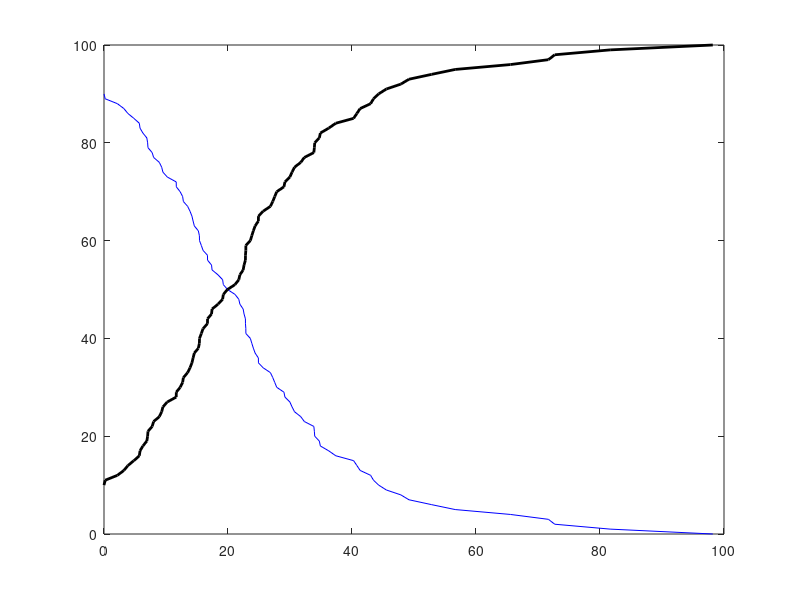

This figure's MATLAB source:
function Multiscale_hybrid_1()

% For 'Multiscale_hybrid_1', we assume that the within-host subsystem has
% reached its steady states, i.e. we have constant W-H subsystem. 

clc
clear

[~, ~, T_realtime, infect_timepoint] = CTMC_BH_driver(); 
% Note that 'infect_timepoint' is an array recording the timestamp where a
% new infection happens. 

% Parameter of interest in terms of real time, t: 
THETA_I = zeros(size(T_realtime)) * nan; 

% We firstly assume that our Within-Host subsystem is constant:
[T_SS, ~, V_SS] = const_WH();
%%%%%%%%%%%%%%%%%%%%%%%%%%%%%%%%%%%%%%%%%%%%%%%%%%%%%%%%%%%%%%%%%%%%%%%%%%%%%%%%%%%%%%%%%%%%%%%%%
% Interpolation to obatain two piecewise polynomials: 
%[t_WH, T, ~, V] = Determ_WH_driver();
%T_poly = spline(t_WH,T); V_poly = spline(t_WH,V); %%% Try linear interpolation as well %%%!!!!!
%%%%%%%%%%%%%%%%%%%%%%%%%%%%%%%%%%%%%%%%%%%%%%%%%%%%%%%%%%%%%%%%%%%%%%%%%%%%%%%%%%%%%%%%%%%%%%%%%


for i = 1 : length(T_realtime)
    
    % Record the infectious time length (note that only non-negative
    % numericla entries are corresponeded to the infectious groups: 
    infect_length = ones(length(infect_timepoint), 1) * T_realtime(i) - infect_timepoint';
    
    % Initialisation: 
    sum_LHS = 0;
    T_sum = 0;
    V_sum = 0;
    num_infectious = 0;
    
    for j = 1 : length(infect_length)
        if infect_length(j) >= 0 % Only those entries make sense
            num_infectious = num_infectious + 1;
            Vj = V_SS; 
            Tj = T_SS;
            %%%%%%%%%%%%%%%%%%%%%%%%%%%%%%%%%%%%%%%%
            %Vj = ppval(V_poly, infect_length(j));
            %Tj = ppval(T_poly, infect_length(j));
            %%%%%%%%%%%%%%%%%%%%%%%%%%%%%%%%%%%%%%%%
            sum_LHS = sum_LHS + Vj * Tj;
            
            T_sum = T_sum + Tj;
            V_sum = V_sum + Vj;
        end
    end
    
    T_ave = T_sum / num_infectious;
    V_ave = V_sum / num_infectious;
    
    
    THETA_I(i) = sum_LHS / (T_ave * V_ave);
end

%plot(T_realtime, THETA_I, 'LineWidth', 1.2); hold on

end


%%%%%%%%%%%%%%%%%%%%%%%%%%%%%%%%%%%%%%%%%%%%%%%%%%%%%%%%%%%%%%%%%%%%%%%%%%%%%
% Constant Within-Host Subsystem: 
function [T_SS, Tstar_SS, V_SS] = const_WH()

% One can run 'Determ_WH_driver.m' to check that under these values, our
% Within-Host subsystem arrives at a non-virus free equilibrium. 
p = 10 ^ (1);
c = 10 ^ (0);
k = 10 ^ (-7);
Lambda = 10 ^ (10);
mu_c = 10 ^ (-1);
delta_c = 10 ^ (1);

T_SS = (mu_c + delta_c) * c / (p * k);
Tstar_SS = ((Lambda * p * k) / (c * (mu_c + delta_c)) - mu_c) * c / (p * k);
V_SS = ((Lambda * p * k) / (c * (mu_c + delta_c)) - mu_c) / k;


end


%%%%%%%%%%%%%%%%%%%%%%%%%%%%%%%%%%%%%%%%%%%%%%%%%%%%%%%%%%%%%%%%%%%%%%%%%%%%%
% Between-Host Subsystem (Note that transmission coefficient is proportinoal 
% to viral load times a contant, beta0):
function [S, I, t, infect_timepoint] = CTMC_BH(mu, Lambda, t_end, population, V_SS)

% CTMS_BH simulation

S = []; S(1) = population - 10;
I = []; I(1) = population - S(1);
t = []; t(1) = 0;
infect_timepoint = [];
for i = 1 : I(1)
    infect_timepoint(i) = 0;
end
index = 1;

% We assume that beta = beta0 * V_SS as presented in the research paper
beta0 = 1 / (10 ^ 13);
beta = beta0 * V_SS; % Link the Between Host subsystem to the Within Host subsystem

while t(index) <= t_end
    lambda = beta * I(index) * S(index) + mu * S(index) + mu * I(index) + Lambda;
    Delta_t = TimeStepSize(lambda);
    t(index + 1) = t(index) + Delta_t;
    
    [S, I, infectious_increase, infectious_dies] = EventHappen(lambda, beta, mu, S, I, index);
    
    % records the time stamp where a new infection happens
    if infectious_increase == 1
        infect_timepoint(I(1) + index) = t(index); 
    else
        infect_timepoint(I(1) + index) = nan;
    end
    
    %%%%%%%%%%%%%%%%%%%%%%%%%%%%%%%%%%%%%%%%%%%%%%%%%%%%%%%%%%%%%%%%%%%%%%%%%%%%%%%%%%%%%%%%%%%%%%%%%%%%%%
    % The variable, 'infectious_dies', records the time stamp where an infectius individual decays(/dies)
    % However, how shall we decide which infectious person to be
    % removed from the system????????????????????????????????????????????
    % The below codes randomly select one infectious individual and remote
    % it from the system.
    if infectious_dies == 1
        infectious_people = find(infect_timepoint >= 0); % Indecies of infectious people
        rand_die = randi([1, length(infectious_people)], 1, 1);
        infect_timepoint(infectious_people(rand_die)) = nan;
    end
    %%%%%%%%%%%%%%%%%%%%%%%%%%%%%%%%%%%%%%%%%%%%%%%%%%%%%%%%%%%%%%%%%%%%%%%%%%%%%%%%%%%%%%%%%%%%%%%%%%%%%%
    
    index = index + 1;
 
end

if t(length(t)) > t_end
    t = t(1 : length(t) - 1);
    S = S(1 : length(S) - 1);
    I = I(1 : length(I) - 1);
end

plot_SI(S, I, t)
% legend('S_{CTMC}', 'I_{CTMC}');


end


%%%%%%%%%%%%%%%%%%%%%%%%%%%%%%%%%%%%%%%%%%%%%%%%%%%%%%%%%%%%%%%%%%%%%%%%%%%%%
function Delta_t = TimeStepSize(lambda)

u1 = rand;
Delta_t = -log(u1) / lambda;

end


%%%%%%%%%%%%%%%%%%%%%%%%%%%%%%%%%%%%%%%%%%%%%%%%%%%%%%%%%%%%%%%%%%%%%%%%%%%%%
function [S, I, infectious_increase, infectious_dies] = EventHappen(lambda, beta, mu, S, I, index)

u2 = rand;
p1 = beta * S(index) * I(index) /lambda;
p2 = mu * S(index) / lambda; 
p3 = mu * I(index) / lambda ;

infectious_increase = 0;
infectious_dies = 0;

if u2 >= 0 && u2 < p1 % One person gets infectious
    S(index + 1) = S(index) - 1;
    I(index + 1) = I(index) + 1;
    infectious_increase = 1;
elseif u2 >= p1 && u2 < p1 + p2 % One susceptible dies
    S(index + 1) = S(index) - 1;
    I(index + 1) = I(index);
elseif u2 >= p1 + p2 && u2 < p1 + p2 + p3 % One infectious dies
    S(index + 1) = S(index);
    I(index + 1) = I(index) - 1;
    infectious_dies = 1; 
else % One susceptible enters the population
    S(index + 1) = S(index) + 1;
    I(index + 1) = I(index);
end

end


%%%%%%%%%%%%%%%%%%%%%%%%%%%%%%%%%%%%%%%%%%%%%%%%%%%%%%%%%%%%%%%%%%%%%%%%%%%%%
function plot_SI(S, I, t)
    plot(t, S,'b', t, I, 'k', 'LineWidth', 2); hold on;
end



%%%%%%%%%%%%%%%%%%%%%%%%%%%%%%%%%%%%%%%%%%%%%%%%%%%%%%%%%%%%%%%%%%%%%%%%%%%%%
function [S, I, t, infect_timepoint] = CTMC_BH_driver()

% Initialise the parameters for the Between-Host system:
mu = 10 ^ (-5);
Lambda = 10 ^ (-5);
%t_end = 300; population = 10 ^ (5);
population = 10 ^ (2); t_end = 100;
[~, ~, V_SS] = const_WH();

[S, I, t, infect_timepoint] = CTMC_BH(mu, Lambda, t_end, population, V_SS);

end